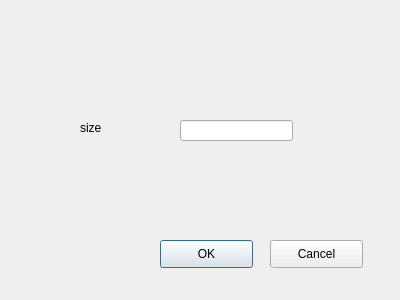
<?xml version="1.0" encoding="UTF-8"?>
<ui version="4.0">
 <class>SizeSetting</class>
 <widget class="QDialog" name="SizeSetting">
  <property name="geometry">
   <rect>
    <x>0</x>
    <y>0</y>
    <width>400</width>
    <height>300</height>
   </rect>
  </property>
  <property name="windowTitle">
   <string>Dialog</string>
  </property>
  <widget class="QLabel" name="label">
   <property name="geometry">
    <rect>
     <x>80</x>
     <y>120</y>
     <width>72</width>
     <height>15</height>
    </rect>
   </property>
   <property name="text">
    <string>size</string>
   </property>
  </widget>
  <widget class="QLineEdit" name="lineEdit_Size">
   <property name="geometry">
    <rect>
     <x>180</x>
     <y>120</y>
     <width>113</width>
     <height>21</height>
    </rect>
   </property>
  </widget>
  <widget class="QPushButton" name="pushButton_OK">
   <property name="geometry">
    <rect>
     <x>160</x>
     <y>240</y>
     <width>93</width>
     <height>28</height>
    </rect>
   </property>
   <property name="text">
    <string>OK</string>
   </property>
  </widget>
  <widget class="QPushButton" name="pushButton_Cancel">
   <property name="geometry">
    <rect>
     <x>270</x>
     <y>240</y>
     <width>93</width>
     <height>28</height>
    </rect>
   </property>
   <property name="text">
    <string>Cancel</string>
   </property>
  </widget>
 </widget>
 <resources/>
 <connections>
  <connection>
   <sender>pushButton_OK</sender>
   <signal>clicked()</signal>
   <receiver>SizeSetting</receiver>
   <slot>OnOk()</slot>
   <hints>
    <hint type="sourcelabel">
     <x>198</x>
     <y>248</y>
    </hint>
    <hint type="destinationlabel">
     <x>221</x>
     <y>198</y>
    </hint>
   </hints>
  </connection>
  <connection>
   <sender>pushButton_Cancel</sender>
   <signal>clicked()</signal>
   <receiver>SizeSetting</receiver>
   <slot>OnCancel()</slot>
   <hints>
    <hint type="sourcelabel">
     <x>324</x>
     <y>244</y>
    </hint>
    <hint type="destinationlabel">
     <x>345</x>
     <y>174</y>
    </hint>
   </hints>
  </connection>
 </connections>
 <slots>
  <slot>OnOk()</slot>
  <slot>OnCancel()</slot>
 </slots>
</ui>
